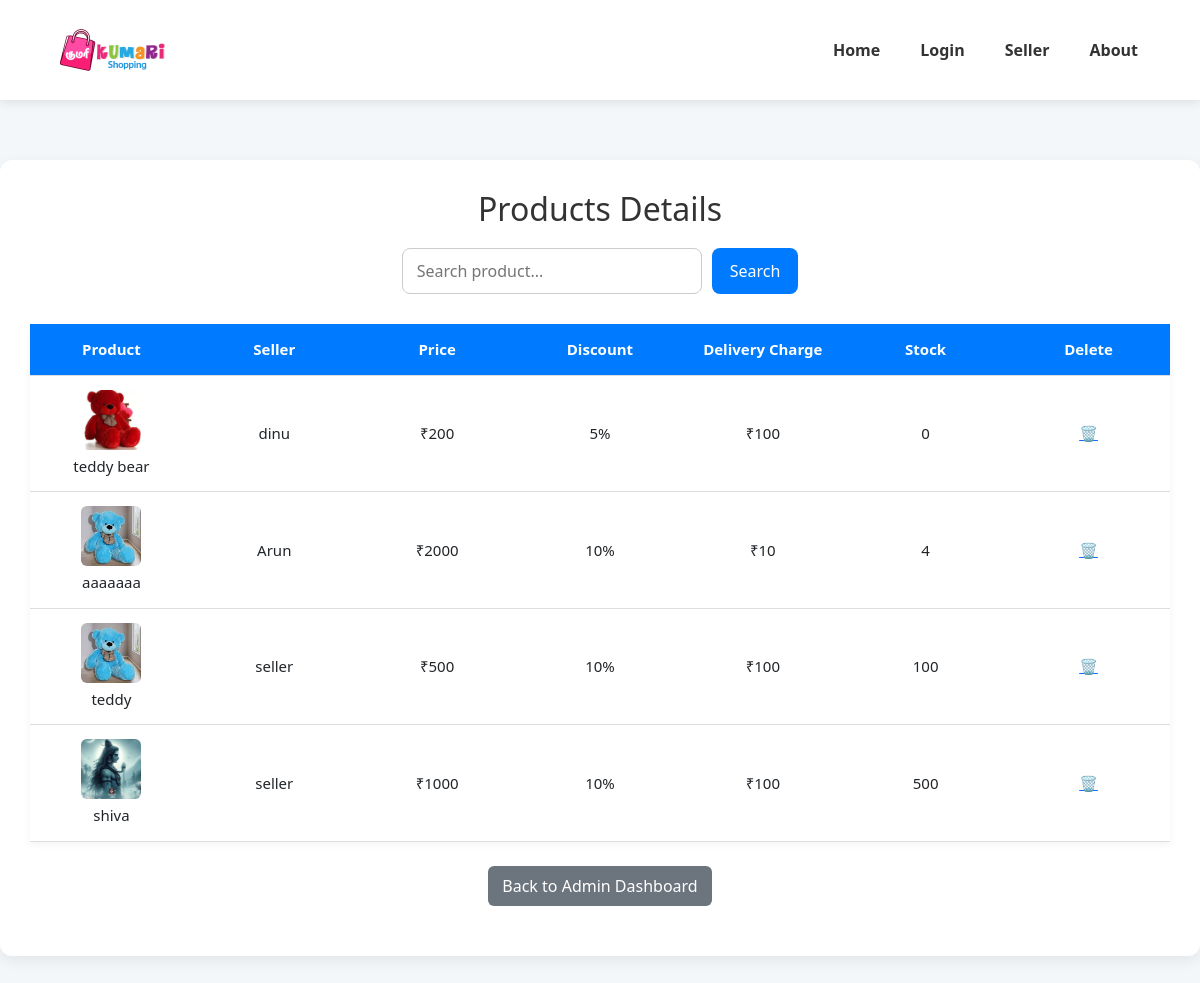
/admin-dashboard/products/, run on an earlier commit of the app's database.
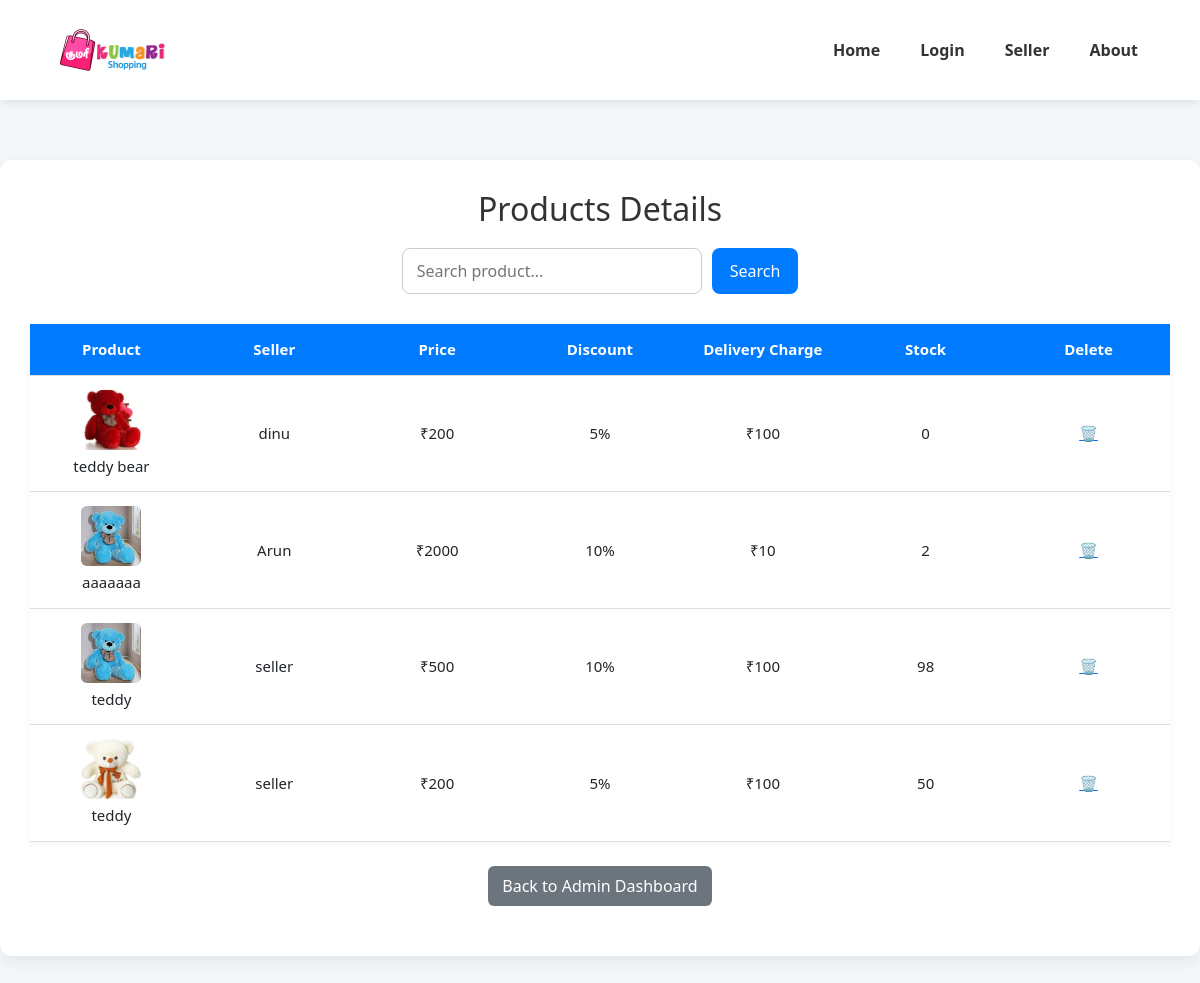
And on a later commit of the database.
### accounts/models.py (models this page shows, shortened)
class Products(models.Model):
    seller = models.ForeignKey(CustomUser, on_delete=models.CASCADE, limit_choices_to={'user_type': 'seller'})
    image=models.ImageField(upload_to='product_images/')
    product_name=models.CharField(max_length=25,
        validators=[RegexValidator(r'^[a-zA-Z][a-zA-Z]*$','Enter a valid product name.')]
    )
    colour=models.CharField(max_length=20,
        validators=[RegexValidator(r'^[a-zA-Z][a-zA-Z]*$','Enter a valid colour.')]
    )
    description=models.CharField(max_length=200,
        validators=[RegexValidator(r'^[a-zA-Z0-9\s.,-]*$','Only alphanumeric characters and certain punctuation are allowed.')]
    )
    price=models.PositiveIntegerField()
    discount=models.PositiveIntegerField(
        validators=[RegexValidator(r'^\d{1,2}%?$', 'Enter a valid discount amount.')]
    )
    delivery_charge=models.PositiveIntegerField()
    stock=models.PositiveIntegerField()

class CustomUser(AbstractUser):
    user_role=(
        ('user','User'),
        ('seller','Seller'),
        ('admin','Admin'),
    )
    user_type= models.CharField(max_length=10,choices=user_role,default='user')
    user_profile=models.ImageField(
        upload_to='user_images',
        default='null',
        blank=False,
        validators=[FileExtensionValidator(allowed_extensions=['jpg', 'jpeg', 'png', 'svg','webp'])]
        )
    seller_profile=models.ImageField(
        upload_to='seller_images',
        default='null',
        blank=False,
        validators=[FileExtensionValidator(allowed_extensions=['jpg', 'jpeg', 'png', 'svg','webp'])]
        )
    mobile = models.CharField(
        max_length=14,
        unique=True,
        validators=[RegexValidator(r'^\+91\s?\d{10}$', 'Enter a valid mobile number with country code.')],
        verbose_name='Mobile Number'
    )
    address = models.TextField(
        max_length=150,
        blank=False,
        verbose_name='Address'
    )
    username = models.CharField(
        max_length=150,  # You can change this if needed
        unique=True,
        blank=False,
        null=False,
        validators=[RegexValidator(r'^[a-zA-Z][a-zA-Z0-9]*$','Username only starts with alphabetic characters')]
    )
    first_name = models.CharField(
        max_length=50,
        blank=False,
        validators=[RegexValidator(r'^[a-zA-Z]+$', 'Only alphabetic characters are allowed.')]
    )
    last_name = models.CharField(
        max_length=50,
        blank=False,
        validators=[RegexValidator(r'^[a-zA-Z]+$', 'Only alphabetic characters are allowed.')]
        )
    email = models.EmailField(
        blank=False,
        unique=True)
    is_active = models.BooleanField(default=True)
    objects = CustomUserManager()
    USERNAME_FIELD = 'username'
    REQUIRED_FIELDS = ['mobile']

### admin_dashboard/views.py (the view)
# urls.py: path('products/',views.products,name='products'),
def products(request):
    q_products = request.GET.get('q_product')
    products= Products.objects.all()
    if q_products:
        products = products.filter(product_name__icontains=q_products)
    for product in products:
        if q_products:
            pattern = re.compile(re.escape(q_products), re.IGNORECASE)
            highlighted = pattern.sub(
                lambda m: f'<span style="background-color: yellow;">{m.group(0)}</span>',
                product.product_name
            )
            product.highlighted_productname = mark_safe(highlighted)
        else:
            product.highlighted_productname = product.product_name
    return render(request, 'admin-products.html', {'products': products})

### templates/admin-products.html (shortened to what this page needs)
{% extends "base.html" %}
{% load static %}
{% block content %}
<div class="container">
  <h2>Products Details</h2>
  <form method="get">
    <input type="text" name="q_product" placeholder="Search product..." value="{{ request.GET.q_product }}">
    <button type="submit">Search</button>
  </form>
  <table>
    <tr>
      <th>Product</th>
      <th>Seller</th>
      <th>Price</th>
      <th>Discount</th>
      <th>Delivery Charge</th>
      <th>Stock</th>
      <th>Delete</th>
    </tr>
    {% for product in products %}
    <tr>
      <td style="text-align: center;">
        {% if product.image %}
          <img src="{{ product.image.url }}" alt="Product" width="60" height="60"><br>
          {{ product.highlighted_productname|safe }}
        {% else %}
          No Image<br>
          {{ product.highlighted_productname|safe }}
        {% endif %}
      </td>
      <td>{{ product.seller.username }}</td>
      <td>₹{{ product.price }}</td>
      <td>{{ product.discount }}%</td>
      <td>₹{{ product.delivery_charge }}</td>
      <td>{{ product.stock }}</td>
      <td><a href="{% url 'delete_product' product.id %}">🗑️</a></td>
    </tr>
    {% empty %}
    <tr>
      <td colspan="6" class="no-results">No products found.</td>
    </tr>
    {% endfor %}
  </table> <br>
    <div style="text-align: center;">
    <a href="{% url 'admin_dashboard' %}" class="back-button">Back to Admin Dashboard</a>
    </div>
</div>
{% endblock %}

What changed in the data, as far as the page shows it:
removed Products: image (picture), highlighted_productname "shiva", seller.username "seller", price "1000", discount "10", delivery_charge "100", stock "500"
changed Products "aaaaaaa": stock "4" → "2"
changed Products (number 3 of 4 on the later page): stock "100" → "98"
added Products: image (picture), highlighted_productname "teddy", seller.username "seller", price "200", discount "5", delivery_charge "100", stock "50"
